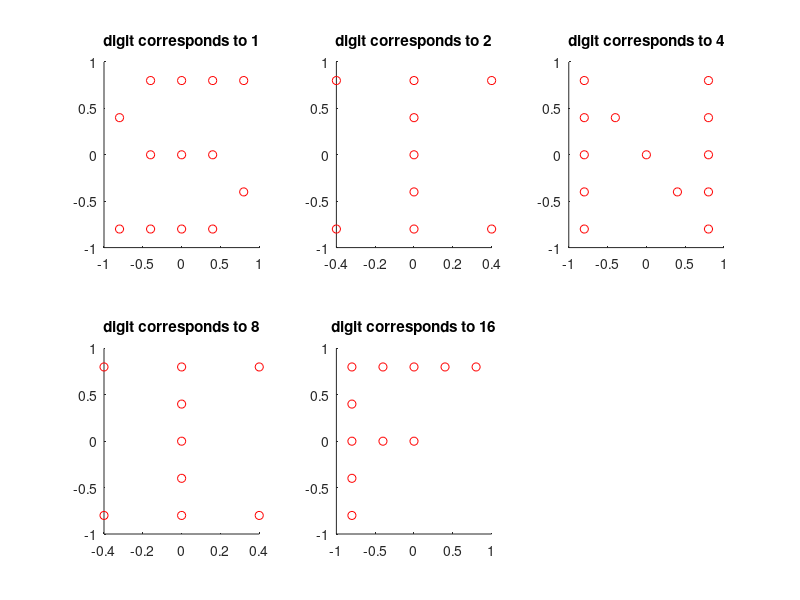

The MATLAB source for this figure:
%%script to solve problem 4

%load in data
data=load('efield.txt');
x_eval=data(:,1);
y_eval=data(:,2);
Ex = data(:,3);
Ey = data(:,4);

%initialize position of point charges
i=0:4; 
j=0:4;

x = (2*i-4)/5;
y = (2*i-4)/5;
x = repmat(x',1,5);  x=x(:);
y = repmat(y,5,1);   y=y(:);

%find (x_q-x_ij) and (y_q-y_ij)
x_dist_mat = zeros(length(Ex),length(x));
y_dist_mat = zeros(length(Ey),length(y));
r_dist_mat = y_dist_mat;

%form distance matrix
for q = 1:length(Ex)
    for j = 1:length(x)
       x_dist_mat(q,j)= x_eval(q)-x(j); 
       y_dist_mat(q,j)= y_eval(q)-y(j);
       r_dist_mat_3(q,j)= sqrt(x_dist_mat(q,j)^2 + y_dist_mat(q,j)^2 ).^3;
    end
end

%form collocation_matrix
A = [x_dist_mat./r_dist_mat_3/4/pi; y_dist_mat./r_dist_mat_3/4/pi];
E = [Ex;Ey];
fprintf('the test charges are calculated to be: \n')
Q = A\E

%problem 4b
Q_binary = dec2bin(round(Q));
[nr,nc]=size(Q_binary)

close all
figure(1)

for i=1:nc
    subplot(2,3,i)
    hold on
    title(['digit corresponds to ' num2str(2^(i-1)) ])
    
    temp_vec= Q_binary(:,i);
    for j = 1:nr
       if round(temp_vec(j))==dec2bin(1)
         plot(x(j),y(j),'ro')
       end
    end
end
